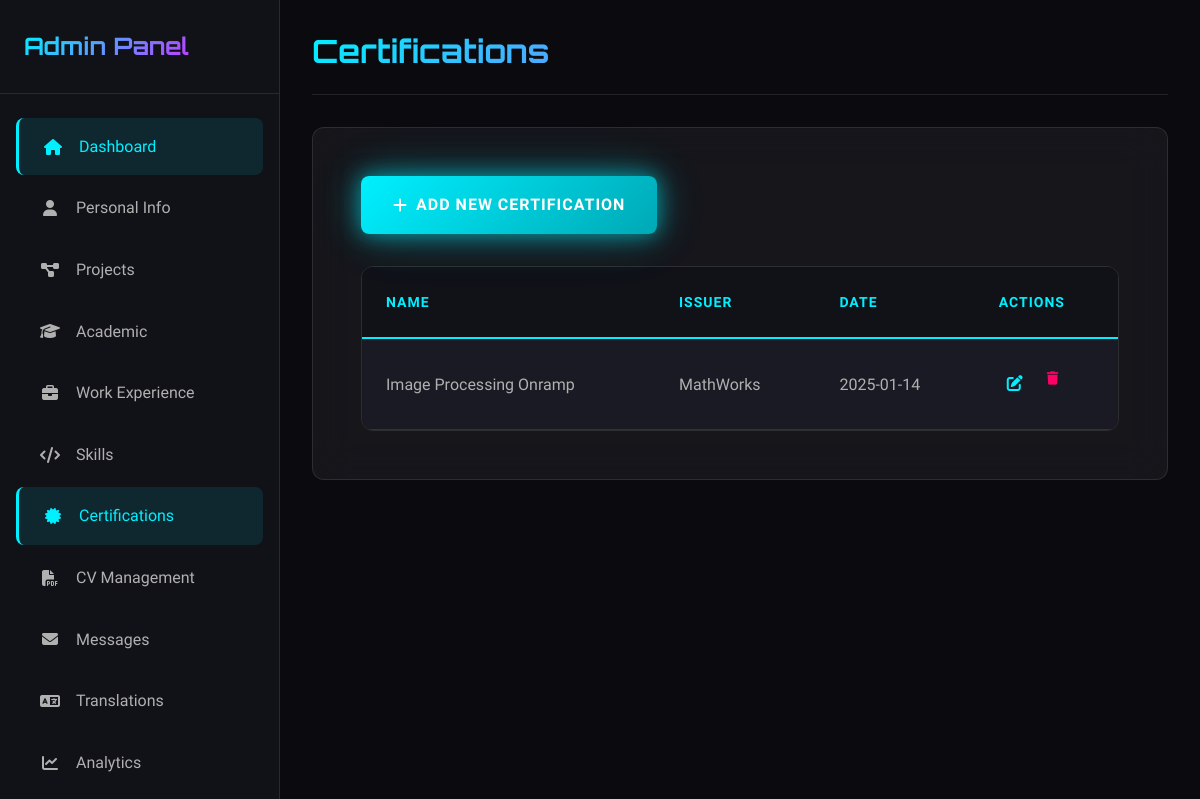
/admin/certifications (signed in), run on the app's committed database.
### tables this page shows
CREATE TABLE certifications (
                    id TEXT PRIMARY KEY,
                    name TEXT,
                    issuer TEXT,
                    date TEXT,
                    credential_id TEXT,
                    credential_url TEXT,
                    expiry_date TEXT,
                    description TEXT
                );

### app.py (the view)
@app.route('/admin/certifications')
@admin_required
def admin_certifications():
    data = load_portfolio_data(PORTFOLIO_DATA_PATH)
    return render_template('admin/certifications.html', data=data)

### app.py (called while the page is built, shortened)
@app.before_request
def track_analytics():
    if request.path.startswith('/admin') or \
       request.path.startswith('/static') or \
       request.path.startswith('/api') or \
       request.path.startswith('/set-language'):
        return

@app.context_processor
def inject_language():
    current_lang = get_current_language()
    return {
        'current_language': current_lang,
        'supported_languages': SUPPORTED_LANGUAGES,
        't': get_translation,
        'lang': current_lang
    }

def admin_required(f):
    from functools import wraps
    @wraps(f)
    def decorated_function(*args, **kwargs):
        if not session.get('admin_logged_in'):
            return redirect(url_for('admin_login'))
        return f(*args, **kwargs)
    return decorated_function

### database.py (called while the page is built)
    @contextmanager
    def get_connection(self):
        conn = sqlite3.connect(str(self.db_path))
        conn.row_factory = sqlite3.Row  # Enable column access by name
        try:
            yield conn
            conn.commit()
        except Exception:
            conn.rollback()
            raise
        finally:
            conn.close()

### i18n.py (called while the page is built)
def get_current_language() -> str:
    return session.get('language', DEFAULT_LANGUAGE)

### utils.py (called while the page is built)
def get_db() -> Database:
    global _db_instance
    if _db_instance is None:
        from config import DATABASE_PATH
        _db_instance = Database(DATABASE_PATH)
    return _db_instance

def load_portfolio_data(file_path: Path = None) -> Dict[str, Any]:
    try:
        db = get_db()
        return db.load_portfolio_data()
    except Exception as e:
        print(f"Error loading portfolio data: {e}")
        return {
            "personal_info": {},
            "academic": [],
            "projects": [],
            "skills": [],
            "certifications": [],
            "cv_file": None,
            "messages": [],
            "articles": [],
            "testimonials": []
        }

### templates/admin/certifications.html (shortened to what this page needs)
{% extends "admin/base.html" %}
{% block page_title %}Certifications{% endblock %}
{% block content %}
<div class="admin-header-actions">
    <a href="{{ url_for('admin_certifications_add') }}" class="btn btn-primary">
        <i class="fas fa-plus"></i>
        Add New Certification
    </a>
</div>
{% if data.certifications %}
<div class="admin-table-container">
    <table class="admin-table">
        <thead>
            <tr>
                <th>Name</th>
                <th>Issuer</th>
                <th>Date</th>
                <th>Actions</th>
            </tr>
        </thead>
        <tbody>
            {% for cert in data.certifications %}
            <tr>
                <td>{{ cert.name }}</td>
                <td>{{ cert.issuer }}</td>
                <td>{{ cert.date }}</td>
                <td class="actions-cell">
                    <a href="{{ url_for('admin_certifications_edit', item_id=cert.id) }}" class="btn-icon" title="Edit">
                        <i class="fas fa-edit"></i>
                    </a>
                    <form method="POST" action="{{ url_for('admin_certifications_delete', item_id=cert.id) }}" style="display: inline;" onsubmit="return confirm('Are you sure you want to delete this certification?');">
                        <button type="submit" class="btn-icon btn-danger" title="Delete">
                            <i class="fas fa-trash"></i>
                        </button>
                    </form>
                </td>
            </tr>
            {% endfor %}
        </tbody>
    </table>
</div>
{% endif %}
{% endblock %}

### static/css/admin.css (style rules this page uses)
.admin-body { display: flex; min-height: 100vh; background: var(--bg-primary); }
.admin-header-actions { display: flex; justify-content: space-between; align-items: center; margin-bottom: var(--spacing-xl); }
.admin-table-container { overflow-x: auto; border-radius: var(--radius-lg); border: 1px solid rgba(255, 255, 255, 0.1); }
.admin-table { width: 100%; border-collapse: collapse; background: var(--bg-tertiary); }
.admin-table thead { background: var(--bg-secondary); }
.admin-table th { padding: var(--spacing-lg); text-align: left; font-weight: 600; text-transform: uppercase; letter-spacing: 1px; font-size: 0.875rem; color: var(--color-primary); border-bottom: 2px solid var(--color-primary); }
.admin-table td { padding: var(--spacing-lg); border-bottom: 1px solid rgba(255, 255, 255, 0.1); color: var(--text-secondary); }
.admin-table tbody tr { transition: var(--transition-normal); }
.actions-cell { display: flex; gap: var(--spacing-sm); }

### data on the page
certifications: name "Image Processing Onramp", issuer "MathWorks", date "2025-01-14"
